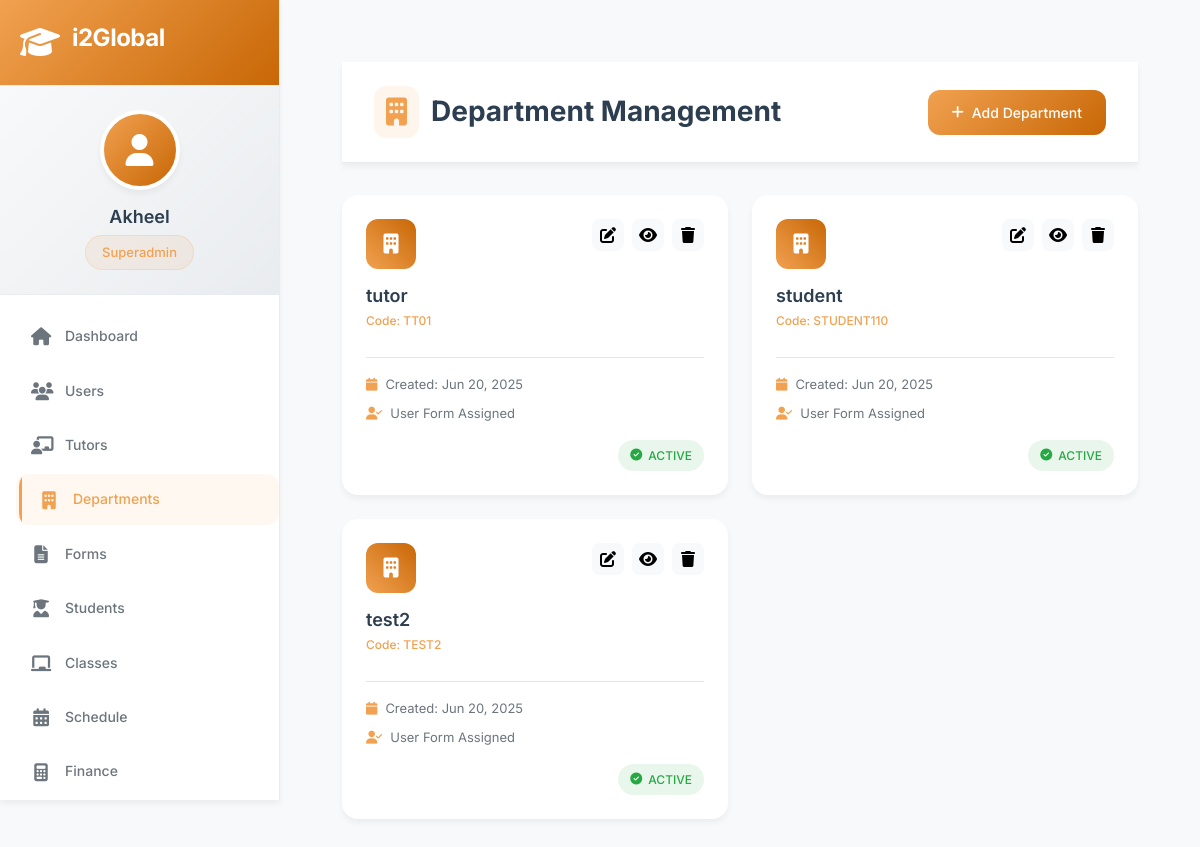
Screenshot of /departments (signed in) with the database file from the repository.
### models/user.py (models this page shows, shortened)
class User(UserMixin, db.Model):
    id = db.Column(db.Integer, primary_key=True)
    username = db.Column(db.String(80), unique=True, nullable=False)
    email = db.Column(db.String(120), unique=True, nullable=False)
    password_hash = db.Column(db.String(256), nullable=False)
    full_name = db.Column(db.String(100))
    phone = db.Column(db.String(20))
    profile_picture = db.Column(db.String(500))
    date_of_birth = db.Column(db.Date)
    role = db.Column(db.String(50), nullable=False, default='tutor')
    department_id = db.Column(db.Integer, db.ForeignKey('department.id'))
    permissions = db.Column(db.Text)  # JSON string of permissions
    custom_fields = db.Column(db.Text)  # JSON string for dynamic fields
    is_active = db.Column(db.Boolean, default=True)
    is_approved = db.Column(db.Boolean, default=False)
    last_login = db.Column(db.DateTime)
    failed_login_attempts = db.Column(db.Integer, default=0)
    last_failed_login = db.Column(db.DateTime)
    emergency_contact = db.Column(db.Text)  # JSON for emergency contact info
    feedback_rating = db.Column(db.Float, default=0.0)
    total_classes_taught = db.Column(db.Integer, default=0)
    created_at = db.Column(db.DateTime, default=datetime.utcnow)
    updated_at = db.Column(db.DateTime, default=datetime.utcnow, onupdate=datetime.utcnow)
    created_by = db.Column(db.Integer, db.ForeignKey('user.id'))
    department = db.relationship('Department', foreign_keys=[department_id], backref='members')
    creator = db.relationship('User', foreign_keys=[created_by], remote_side=[id])

### models/department.py (models this page shows, shortened)
class Department(db.Model):
    id = db.Column(db.Integer, primary_key=True)
    name = db.Column(db.String(100), unique=True, nullable=False)
    code = db.Column(db.String(20), unique=True, nullable=False)
    description = db.Column(db.Text)
    user_form_id = db.Column(db.Integer, db.ForeignKey('form_template.id'))
    tutor_form_id = db.Column(db.Integer, db.ForeignKey('form_template.id'))
    settings = db.Column(db.Text)  # JSON for department-specific settings
    is_active = db.Column(db.Boolean, default=True)
    created_at = db.Column(db.DateTime, default=datetime.utcnow)
    updated_at = db.Column(db.DateTime, default=datetime.utcnow, onupdate=datetime.utcnow)
    created_by = db.Column(db.Integer, db.ForeignKey('user.id'))
    user_form = db.relationship('FormTemplate', foreign_keys=[user_form_id])
    tutor_form = db.relationship('FormTemplate', foreign_keys=[tutor_form_id])
    creator = db.relationship('User', foreign_keys=[created_by])

### app.py (the view)
@app.route('/departments')
@login_required
@admin_required
def departments():
    try:
        departments_list = Department.query.filter_by(is_active=True).all()
        return render_template('departments/list.html', departments=departments_list)
    except Exception as e:
        flash(f'Error loading departments: {str(e)}', 'danger')
        return render_template('departments/list.html', departments=[])

### app.py (called while the page is built)
@login_manager.user_loader
def load_user(user_id):
    return User.query.get(int(user_id))

### templates/departments/list.html (shortened to what this page needs)
{% extends "base.html" %}
{% block content %}
<div class="page-container">
    <div class="page-header">
        <div class="header-content">
            <h1 class="page-title">
                <i class="fas fa-building"></i>
                Department Management
            </h1>
            <div class="header-actions">
                <a href="{{ url_for('create_department_route') }}" class="btn btn-primary">
                    <i class="fas fa-plus"></i>
                    Add Department
                </a>
            </div>
        </div>
    </div>
    {% if departments %}
    <div class="departments-grid">
        {% for dept in departments %}
        <div class="department-card">
            <div class="dept-header">
                <div class="dept-icon">
                    <i class="fas fa-building"></i>
                </div>
                <div class="dept-actions">
                    <button class="btn-icon" onclick="editDepartment('{{ dept.id }}')" title="Edit">
                        <i class="fas fa-edit"></i>
                    </button>
                    <button class="btn-icon" onclick="viewDepartment('{{ dept.id }}')" title="View">
                        <i class="fas fa-eye"></i>
                    </button>
                    <button class="btn-icon danger" onclick="deleteDepartment('{{ dept.id }}')" title="Delete">
                        <i class="fas fa-trash"></i>
                    </button>
                </div>
            </div>
            <div class="dept-info">
                <h3 class="dept-name">{{ dept.name }}</h3>
                <div class="dept-code">Code: {{ dept.code }}</div>
            </div>
            <div class="dept-stats">
                <div class="stat-item">
                    <i class="fas fa-calendar"></i>
                    <span>Created: {{ dept.created_at.strftime('%b %d, %Y') if dept.created_at else 'Unknown' }}</span>
                </div>
                {% if dept.user_form_id %}
                <div class="stat-item">
                    <i class="fas fa-user-check"></i>
                    <span>User Form Assigned</span>
                </div>
                {% endif %}
            </div>
            <div class="dept-status">
                {% if dept.is_active %}
                <span class="status-badge active">
                    <i class="fas fa-check-circle"></i>
                    Active
                </span>
                {% else %}
                <span class="status-badge inactive">
                    <i class="fas fa-pause-circle"></i>
                    Inactive
                </span>
                {% endif %}
            </div>
        </div>
        {% endfor %}
    </div>
    {% endif %}
</div>
{% endblock %}

### templates/base.html (shortened to what this page needs)
<!DOCTYPE html>
<html lang="en">
<head>
    <link rel="stylesheet" href="https://cdnjs.cloudflare.com/ajax/libs/font-awesome/6.4.0/css/all.min.css">
    <link href="https://cdn.jsdelivr.net/npm/bootstrap@5.3.0/dist/css/bootstrap.min.css" rel="stylesheet">
    <link rel="stylesheet" href="{{ url_for('static', filename='css/style.css') }}">
</head>
<body>
    <div class="app-container">
        {% if current_user.is_authenticated %}
        <nav class="sidebar" id="sidebar">
            <div class="sidebar-header">
                <div class="logo-container">
                    <i class="fas fa-graduation-cap logo-icon"></i>
                    <h3 class="logo-text">i2Global</h3>
                </div>
            </div>
            <div class="user-profile">
                <div class="user-avatar">
                    {% if current_user.profile_picture %}
                        <img src="{{ url_for('static', filename='uploads/' + current_user.profile_picture) }}" alt="Profile">
                    {% else %}
                        <i class="fas fa-user"></i>
                    {% endif %}
                </div>
                <div class="user-info">
                    <h4>{{ current_user.full_name or current_user.username }}</h4>
                    <span class="user-role">{{ current_user.role|title|replace('_', ' ') }}</span>
                </div>
            </div>
            <ul class="nav-menu">
                <li class="nav-item">
                    <a href="{{ url_for('dashboard') }}" class="nav-link {% if request.endpoint == 'dashboard' %}active{% endif %}">
                        <i class="fas fa-home"></i>
                        <span>Dashboard</span>
                    </a>
                </li>
                {% if current_user.role in ['superadmin', 'admin'] %}
                <li class="nav-item">
                    <a href="{{ url_for('users') }}" class="nav-link {% if request.endpoint == 'users' %}active{% endif %}">
                        <i class="fas fa-users"></i>
                        <span>Users</span>
                    </a>
                </li>
                <li class="nav-item">
                    <a href="{{ url_for('tutor_management') }}" class="nav-link {% if request.endpoint == 'tutor_management' %}active{% endif %}">
                        <i class="fas fa-chalkboard-teacher"></i>
                        <span>Tutors</span>
                    </a>
                </li>
                <li class="nav-item">
                    <a href="{{ url_for('departments') }}" class="nav-link {% if request.endpoint and 'department' in request.endpoint %}active{% endif %}">
                        <i class="fas fa-building"></i>
                        <span>Departments</span>
                    </a>
                </li>
                <li class="nav-item">
                    <a href="{{ url_for('forms') }}" class="nav-link {% if request.endpoint == 'forms' %}active{% endif %}">
                        <i class="fas fa-file-alt"></i>
                        <span>Forms</span>
                    </a>
                </li>
                {% endif %}
                {% if current_user.role in ['superadmin', 'admin', 'coordinator'] %}
                <li class="nav-item">
                    <a href="{{ url_for('students') }}" class="nav-link {% if 'student' in request.endpoint %}active{% endif %}">
                        <i class="fas fa-user-graduate"></i>
                        <span>Students</span>
                    </a>
                </li>
                {% endif %}
                <li class="nav-item">
                    <a href="{{ url_for('classes') }}" class="nav-link {% if 'class' in request.endpoint %}active{% endif %}">
                        <i class="fas fa-chalkboard"></i>
                        <span>Classes</span>
                    </a>
                </li>
                <li class="nav-item">
                    <a href="{{ url_for('schedule') }}" class="nav-link {% if 'schedule' in request.endpoint %}active{% endif %}">
                        <i class="fas fa-calendar-alt"></i>
                        <span>Schedule</span>
                    </a>
                </li>
                {% if current_user.role in ['superadmin', 'admin', 'finance_coordinator'] %}
                <li class="nav-item">
                    <a href="{{ url_for('finance_dashboard') }}" class="nav-link {% if 'finance' in request.endpoint %}active{% endif %}">
                        <i class="fas fa-calculator"></i>
                        <span>Finance</span>
                    </a>
                </li>
                {% endif %}
            </ul>
        </nav>
        {% endif %}
        <main class="main-content {% if not current_user.is_authenticated %}full-width{% endif %}">
            {% block content %}{% endblock %}
        </main>
    </div>
</body>
</html>

### static/css/style.css (style rules this page uses)
:root { --primary-color: #ff6f00; --primary-dark: #e65100; --primary-light: #ff9800; --secondary-color: #ffa726; --accent-color: #ffb74d; --success-color: #66bb6a; --danger-color: #ef5350; --warning-color: #ffa726; --info-color: #42a5f5; --dark-color: #424242; --light-color: #fafafa; --white: #ffffff; --text-primary: #212121; --text-secondary: #757575; --border-color: #e0e0e0; --shadow-sm: 0 1px 3px 0 rgba(0, 0, 0, 0.1); --shadow: 0 4px 6px -1px rgba(0, 0, 0, 0.1), 0 2px 4px -1px rgba(0, 0, 0, 0.06); --shadow-lg: 0 10px 15px -3px rgba(0, 0, 0, 0.1), 0 4px 6px -2px rgba(0, 0, 0, 0.05); --transition: all 0.3s cubic-bezier(0.4, 0, 0.2, 1); --sidebar-width: 260px; --sidebar-collapsed-width: 70px; }
* { margin: 0; padding: 0; box-sizing: border-box; }
body { font-family: 'Inter', sans-serif; background-color: var(--white); color: var(--text-primary); line-height: 1.6; overflow-x: hidden; animation: fadeInPage 0.5s ease-out; }
.app-container { display: flex; min-height: 100vh; position: relative; }
.sidebar { width: var(--sidebar-width); background: var(--white); box-shadow: var(--shadow); position: fixed; left: 0; top: 0; height: 100vh; overflow-y: auto; transition: transform 0.4s cubic-bezier(0.4, 0, 0.2, 1); z-index: 1000; }
.sidebar-header { padding: 20px; display: flex; align-items: center; justify-content: space-between; border-bottom: 1px solid var(--border-color); }
.logo-container { display: flex; align-items: center; gap: 12px; }
.logo-icon { font-size: 28px; color: var(--primary-color); transition: transform 0.4s ease; animation: pulse-and-rotate 4s infinite ease-in-out; }
.logo-text { font-size: 24px; font-weight: 700; color: var(--text-primary); letter-spacing: -0.5px; }
.user-profile { padding: 20px; border-bottom: 1px solid var(--border-color); text-align: center; }
.user-avatar { width: 80px; height: 80px; margin: 0 auto 12px; border-radius: 50%; background: linear-gradient(135deg, var(--primary-color), var(--secondary-color)); display: flex; align-items: center; justify-content: center; color: var(--white); font-size: 32px; position: relative; overflow: hidden; animation: float 3s ease-in-out infinite; transition: var(--transition); }
.user-info h4 { font-size: 16px; font-weight: 600; margin-bottom: 4px; color: var(--text-primary); }
.user-role { font-size: 12px; color: var(--primary-color); background-color: rgba(255, 111, 0, 0.1); padding: 4px 12px; border-radius: 20px; display: inline-block; font-weight: 500; transition: transform 0.2s ease; }
.nav-menu { list-style: none; padding: 20px 0; }
.nav-item { margin-bottom: 4px; }
.nav-item { opacity: 0; animation: slideUpItem 0.5s ease-out forwards; }
.nav-item:nth-child(1) { animation-delay: 0.1s; }
.nav-item:nth-child(2) { animation-delay: 0.15s; }
.nav-item:nth-child(3) { animation-delay: 0.2s; }
.nav-item:nth-child(4) { animation-delay: 0.25s; }
.nav-item:nth-child(5) { animation-delay: 0.3s; }
.nav-item:nth-child(6) { animation-delay: 0.35s; }
.nav-item:nth-child(7) { animation-delay: 0.4s; }
.nav-item:nth-child(8) { animation-delay: 0.45s; }
.nav-item:nth-child(9) { animation-delay: 0.5s; }
.nav-link { display: flex; align-items: center; gap: 12px; padding: 12px 20px; color: var(--text-secondary); text-decoration: none; transition: var(--transition); position: relative; overflow: hidden; }
.nav-link::before { content: ''; position: absolute; left: 0; top: 0; height: 100%; width: 4px; background: var(--primary-color); transform: scaleY(0); transition: transform 0.3s ease; transform-origin: bottom; }
.nav-link.active { color: var(--primary-color); background-color: rgba(255, 111, 0, 0.1); font-weight: 500; }
.nav-link.active::before { transform: scaleY(1); }
.nav-link i { font-size: 18px; width: 24px; text-align: center; }
.main-content { flex: 1; margin-left: var(--sidebar-width); padding: 30px; transition: var(--transition); min-height: 100vh; }
.btn { display: inline-flex; align-items: center; justify-content: center; gap: 8px; padding: 12px 24px; border: none; border-radius: 10px; font-size: 15px; font-weight: 500; cursor: pointer; transition: var(--transition); text-decoration: none; position: relative; overflow: hidden; }
.btn-primary { background: linear-gradient(135deg, var(--primary-color), var(--primary-dark)); color: var(--white); }
.status-badge { padding: 6px 12px; border-radius: 20px; font-size: 12px; font-weight: 600; text-transform: uppercase; }

### rows the page displays
User: full_name "Akheel", role "Superadmin"
Department: name "tutor", code "TT01", created_at "Jun 20, 2025", shows "User Form Assigned", is_active True (drawn)
Department: name "student", code "STUDENT110", created_at "Jun 20, 2025", shows "User Form Assigned", is_active True (drawn)
Department: name "test2", code "TEST2", created_at "Jun 20, 2025", shows "User Form Assigned", is_active True (drawn)
